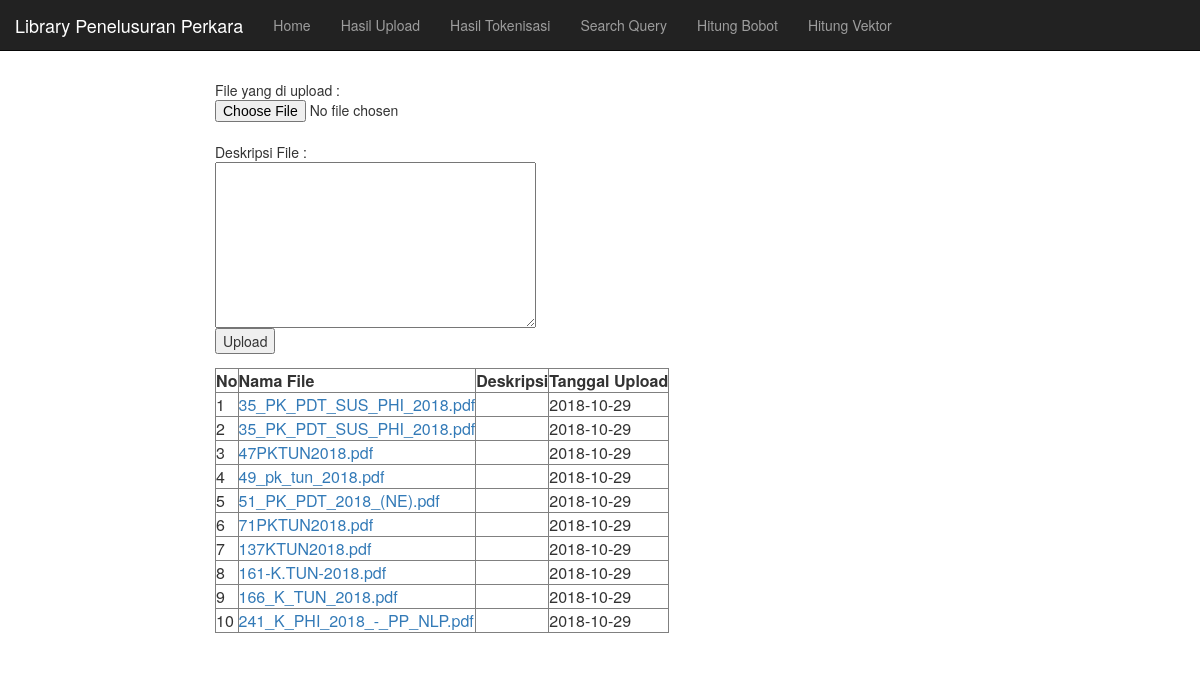
/upload.php, run on the app's committed database.
### tables this page shows
CREATE TABLE `upload` (
  `id_upload` int(11) NOT NULL,
  `nama_file` varchar(150) NOT NULL,
  `deskripsi` varchar(250) NOT NULL,
  `isi` text NOT NULL,
  `tgl_upload` date NOT NULL,
  `hits` int(11) NOT NULL
);

### upload.php (the view, shortened to what this page needs)
<html>
<?php include 'navbar.php';?>
<body>
<form enctype="multipart/form-data" method="POST" action="hasil_upload.php">
File yang di upload : <input type="file" name="fupload"><br>
Deskripsi File : <br>
<textarea name="deskripsi" rows="8" cols="40"></textarea><br>
<input type=submit value=Upload>
</form>
<?php
$servername = "localhost";
$username = "myakadem_root";
$password = "hesoyam";
$dbname = "myakadem_dbstbi";
$connection = mysqli_connect($servername, $username, $password, $dbname);
$query = mysqli_query($connection,"SELECT * FROM upload ORDER BY tgl_upload DESC");
?>
<form action="" method="post">
    <table border="1" cellpadding="0" cellspacing="0">
        <tr>
            <th>No</th>
            <th>Nama File</th>
            <th>Deskripsi</th>
            <th>Tanggal Upload</th>
        </tr>
        <?php if(mysqli_num_rows($query)>0){ ?>
        <?php
            $no = 1;
            while($data = mysqli_fetch_array($query)){
        ?>
        <tr>
            <td><?php echo $no ?></td>
            <td><a href="files/<?php echo $data["nama_file"];?>"><?php echo $data["nama_file"];?></a></td>
            <td><?php echo $data["deskripsi"];?></td>
            <td><?php echo $data["tgl_upload"];?></td>
        </tr>
        <?php $no++; } ?>
        <?php } ?>
    </table>
</form>

### navbar.php (shortened to what this page needs)
<!DOCTYPE html>
<html lang="en">
<head>
  <link rel="stylesheet" href="https://maxcdn.bootstrapcdn.com/bootstrap/3.3.7/css/bootstrap.min.css">
</head>
<body style="height:1500px">
<div class="parallax">
<nav class="navbar navbar-inverse navbar-fixed-top">
  <div class="container-fluid">
    <div class="navbar-header">
      <a class="navbar-brand" href="#">Library Penelusuran Perkara</a>
    </div>
    <ul class="nav navbar-nav">
      <li><a href="index.php">Home</a></li>
      <li><a href="upload.php">Hasil Upload</a></li>
      <li><a href="hasil_tokenisasi.php">Hasil Tokenisasi</a></li>
      <li><a href="awalquery.php">Search Query</a></li>
      <li><a href="hitungbobot.php">Hitung Bobot</a></li>
      <li><a href="hitungvektor.php">Hitung Vektor</a></li>
    </ul>
  </div>
</nav>
<div class="container-fluid text-center">
  <div class="row content">
    <div class="col-sm-8 text-left">
<br>
<br>
<br>
<br>
</body>
</html>

### navbar.php (style rules this page uses)
.parallax { min-height: 500px; background-attachment: fixed; background-position: center; background-repeat: no-repeat; background-size: cover; }

### data on the page
upload: nama_file "35_PK_PDT_SUS_PHI_2018.pdf", tgl_upload "2018-10-29"
upload: nama_file "35_PK_PDT_SUS_PHI_2018.pdf", tgl_upload "2018-10-29"
upload: nama_file "47PKTUN2018.pdf", tgl_upload "2018-10-29"
upload: nama_file "49_pk_tun_2018.pdf", tgl_upload "2018-10-29"
upload: nama_file "51_PK_PDT_2018_(NE).pdf", tgl_upload "2018-10-29"
upload: nama_file "71PKTUN2018.pdf", tgl_upload "2018-10-29"
upload: nama_file "137KTUN2018.pdf", tgl_upload "2018-10-29"
upload: nama_file "161-K.TUN-2018.pdf", tgl_upload "2018-10-29"
upload: nama_file "166_K_TUN_2018.pdf", tgl_upload "2018-10-29"
upload: nama_file "241_K_PHI_2018_-_PP_NLP.pdf", tgl_upload "2018-10-29"
